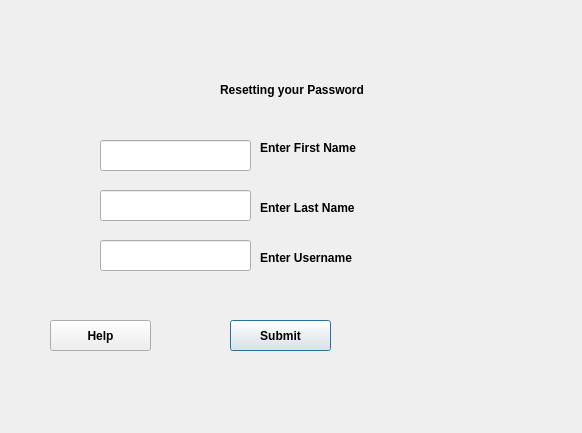
<?xml version="1.0" encoding="UTF-8"?>
<ui version="4.0">
 <class>resetPassword</class>
 <widget class="QDialog" name="resetPassword">
  <property name="geometry">
   <rect>
    <x>0</x>
    <y>0</y>
    <width>582</width>
    <height>433</height>
   </rect>
  </property>
  <property name="windowTitle">
   <string>Dialog</string>
  </property>
  <widget class="QLabel" name="settngPasswordTitle">
   <property name="geometry">
    <rect>
     <x>220</x>
     <y>80</y>
     <width>171</width>
     <height>20</height>
    </rect>
   </property>
   <property name="font">
    <font>
     <weight>75</weight>
     <bold>true</bold>
    </font>
   </property>
   <property name="text">
    <string>Resetting your Password</string>
   </property>
  </widget>
  <widget class="QLineEdit" name="resetFirstNameInput">
   <property name="geometry">
    <rect>
     <x>100</x>
     <y>140</y>
     <width>151</width>
     <height>31</height>
    </rect>
   </property>
  </widget>
  <widget class="QLabel" name="label">
   <property name="geometry">
    <rect>
     <x>260</x>
     <y>140</y>
     <width>101</width>
     <height>16</height>
    </rect>
   </property>
   <property name="font">
    <font>
     <weight>75</weight>
     <bold>true</bold>
    </font>
   </property>
   <property name="text">
    <string>Enter First Name</string>
   </property>
  </widget>
  <widget class="QLineEdit" name="resetLastName">
   <property name="geometry">
    <rect>
     <x>100</x>
     <y>190</y>
     <width>151</width>
     <height>31</height>
    </rect>
   </property>
  </widget>
  <widget class="QLabel" name="label_2">
   <property name="geometry">
    <rect>
     <x>260</x>
     <y>200</y>
     <width>111</width>
     <height>16</height>
    </rect>
   </property>
   <property name="font">
    <font>
     <weight>75</weight>
     <bold>true</bold>
    </font>
   </property>
   <property name="text">
    <string>Enter Last Name</string>
   </property>
  </widget>
  <widget class="QLineEdit" name="resetUserName">
   <property name="geometry">
    <rect>
     <x>100</x>
     <y>240</y>
     <width>151</width>
     <height>31</height>
    </rect>
   </property>
  </widget>
  <widget class="QLabel" name="label_3">
   <property name="geometry">
    <rect>
     <x>260</x>
     <y>250</y>
     <width>151</width>
     <height>16</height>
    </rect>
   </property>
   <property name="font">
    <font>
     <weight>75</weight>
     <bold>true</bold>
    </font>
   </property>
   <property name="text">
    <string>Enter Username </string>
   </property>
  </widget>
  <widget class="QPushButton" name="resetSubmitButton">
   <property name="geometry">
    <rect>
     <x>230</x>
     <y>320</y>
     <width>101</width>
     <height>31</height>
    </rect>
   </property>
   <property name="font">
    <font>
     <weight>75</weight>
     <bold>true</bold>
    </font>
   </property>
   <property name="text">
    <string>Submit</string>
   </property>
  </widget>
  <widget class="QPushButton" name="resetHelpButton">
   <property name="geometry">
    <rect>
     <x>50</x>
     <y>320</y>
     <width>101</width>
     <height>31</height>
    </rect>
   </property>
   <property name="font">
    <font>
     <weight>75</weight>
     <bold>true</bold>
    </font>
   </property>
   <property name="text">
    <string>Help</string>
   </property>
  </widget>
 </widget>
 <tabstops>
  <tabstop>resetFirstNameInput</tabstop>
  <tabstop>resetLastName</tabstop>
  <tabstop>resetUserName</tabstop>
  <tabstop>resetHelpButton</tabstop>
  <tabstop>resetSubmitButton</tabstop>
 </tabstops>
 <resources/>
 <connections/>
</ui>
